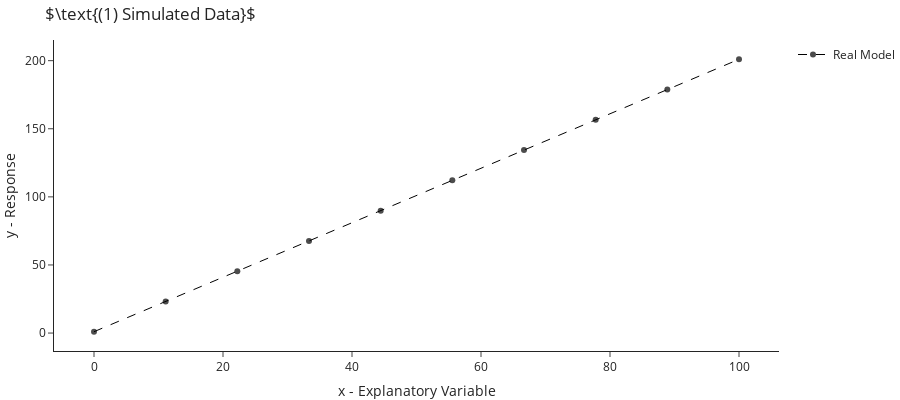

The notebook cell this image was saved under:
### Code cell
fig = go.Figure([go.Scatter(x=x, y=y, name="Real Model", showlegend=True,
                                 marker=dict(color="black", opacity=.7), line=dict(color="black", dash="dash", width=1))], 
          layout=go.Layout(title=r"$\text{(1) Simulated Data}$",
                           xaxis={"title": "x - Explanatory Variable"},
                           yaxis={"title": "y - Response"},
                           height=400))
fig.show()

### Figure 1 — Plotly figure (JSON) as saved in the notebook; plotly's stock layout.template omitted (floating-point values rounded to 4 significant figures)
{"data": [{"line": {"color": "black", "dash": "dash", "width": 1}, "marker": {"color": "black", "opacity": 0.7}, "name": "Real Model", "showlegend": true, "type": "scatter", "x": [0, 11.11, 22.22, 33.33, 44.44, 55.56, 66.67, 77.78, 88.89, 100], "y": [1, 23.22, 45.44, 67.67, 89.89, 112.1, 134.3, 156.6, 178.8, 201]}], "layout": {"height": 400, "title": {"text": "$\\text{(1) Simulated Data}$"}, "xaxis": {"title": {"text": "x - Explanatory Variable"}}, "yaxis": {"title": {"text": "y - Response"}}}}
